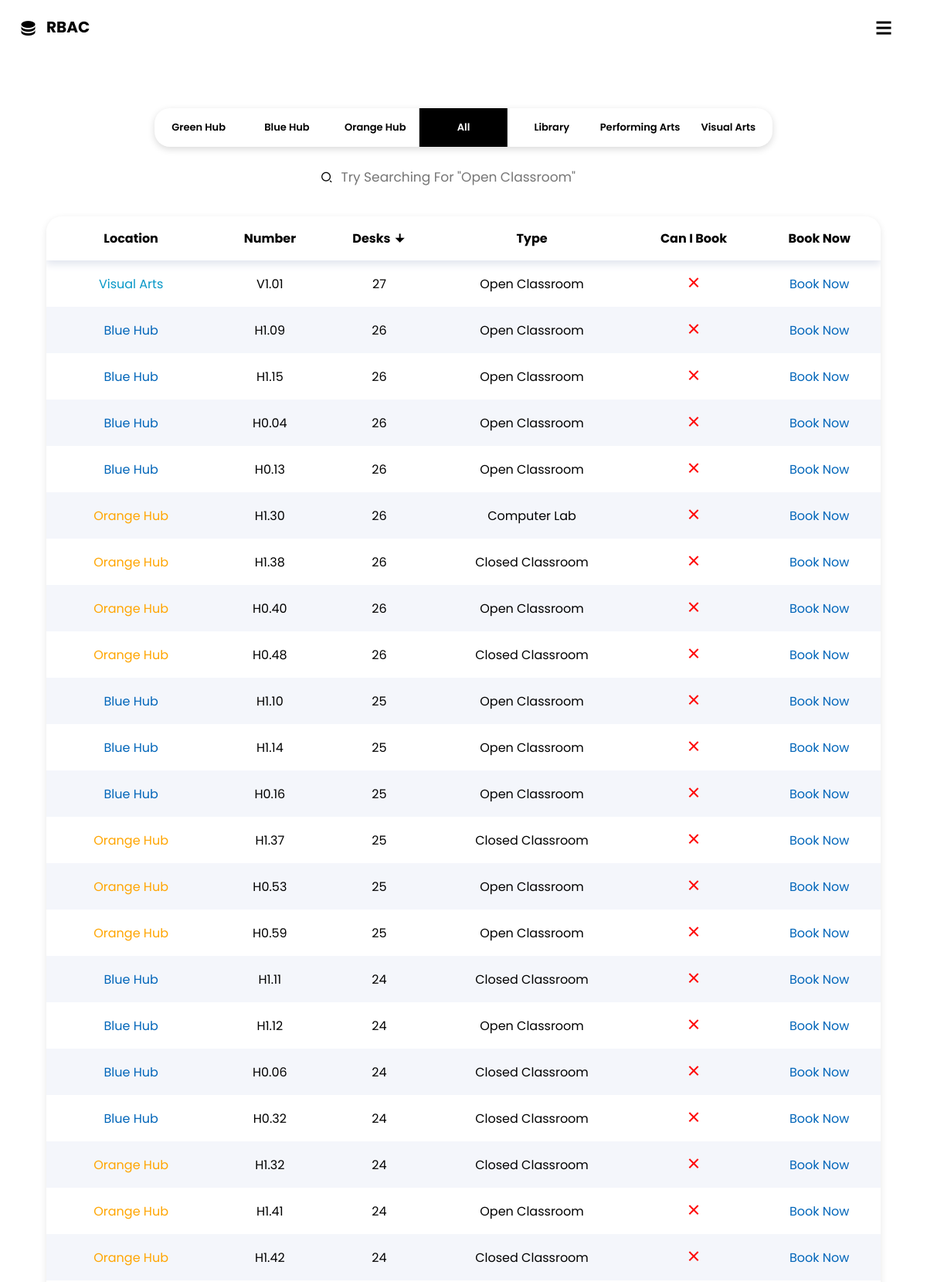
The app's page /booking?desksort=desc&location= (signed in, upper part) with its own data.
### app.py (models this page shows)
class rooms(db.Model):
    __tablename__ = 'rooms'
    __searchable__ = ['number','location','desks','type']
    number = db.Column(db.String, unique=True, primary_key=True)
    location = db.Column(db.String)
    desks = db.Column(db.Integer)
    type = db.Column(db.String)
    auth = db.Column(db.Integer)

### app.py (the view)
@app.route('/booking', methods=['GET','POST'])
@login_required
def booking():
    selectedloc = request.args.get('location')
    searchquery = request.args.get('query')
    desksort = request.args.get('desksort')
    if selectedloc is None:
        selectedloc = ''
    if selectedloc:
        room = rooms.query.filter_by(location=selectedloc)
    else:
        room = rooms.query
    if desksort == 'desc':
        room = room.order_by(rooms.desks.desc())
    else:
        room = room.order_by(rooms.desks)
    if searchquery:
        searchterms = searchquery.split()
        searchterms = [term for term in searchterms if term.lower() not in ['desk', 'desks']]
        searchquery = ' '.join(searchterms)
        room = rooms.query.msearch(searchquery, fields=['number','location','desks','type']).filter()
        flash(f'Search Query: {searchquery}' )
    room = room.all()
    return render_template('booking.html', room=room, selectedloc=selectedloc, desksort=desksort, searchquery=searchquery)

### app.py (called while the page is built)
@login_manager.user_loader
def load_user(user_id):
    return users.query.get(int(user_id))

### templates/booking.html (shortened to what this page needs)
<!DOCTYPE html>
<html>
<head>
    <link rel="stylesheet" type="text/css" href="{{ url_for('static', filename='style.css') }}">
    <link href="https://cdn.jsdelivr.net/npm/remixicon@4.1.0/fonts/remixicon.css" rel="stylesheet" />
    <link rel="stylesheet" href="https://cdn.jsdelivr.net/npm/swiper@11/swiper-bundle.min.css" />
</head>
<body>
    <div class="navcontainer">
        <nav>
            <div class="nav-logo" onclick="homeRedir()">
                <i class="ri-database-2-fill"></i>
                <h2 id="rbac">RBAC</h2>
            </div>
            <div class="nav-toggle" id="nav-toggle" onclick="showNav()">
                <i class="ri-menu-line"></i>
            </div>
        </nav>
    </div>
    <div class="home">
        <form class="locations" method="GET" action="/booking">
            <label for="green">
                Green Hub
            </label>
            <label for="blue">
                Blue Hub
            </label>
            <label for="orange">
                Orange Hub
            </label>
            <label for="all">
                All
            </label>
            <label for="library">
                Library
            </label>
            <label for="performing-arts">
                Performing Arts
            </label>
            <label for="visual-arts">
                Visual Arts
            </label>
        </form>
    </div>
    <div class="rooms">
        <section class="tablefilters">
            <div id="search-container">
                <form id="search-form" action="/booking" method="GET">
                    <i class="ri-search-2-line"></i>
                    <input id="searchbar" type="text" name="query" placeholder="Search..">
                </form>
            </div>
        </section>
        <div class="tablecontainter">
            <table>
                <thead>
                    <tr>
                        <th id="tableloc">Location</th>
                        <th>Number</th>
                        <th id="desksort">
                            <a
                                href="{{ url_for('booking', desksort='desc' if desksort != 'desc' else 'asc', location=selectedloc, query=searchquery) }}">
                                Desks
                                {% if desksort == 'desc' %}
                                <i class="ri-arrow-down-fill"></i>
                                {% else %}
                                <i class="ri-arrow-up-fill"></i>
                                {% endif %}
                            </a>
                        </th>
                        <th>Type</th>
                        <th>Can I Book</th>
                        <th id="tabletype">Book Now</th>
                    </tr>
                </thead>
                {% for rooms in room %}
                <tr>
                    <td>
                        {% if rooms.location == 'Blue Hub' %}
                        <p style="color: #0065b9;">Blue Hub</p>
                        {% elif rooms.location == 'Green Hub' %}
                        <p style="color: green;">Green Hub</p>
                        {% elif rooms.location == 'Orange Hub' %}
                        <p style="color: orange;">Orange Hub</p>
                        {% elif rooms.location == 'Library' %}
                        <p style="color: red;">Library</p>
                        {% elif rooms.location == 'Performing Arts' %}
                        <p style="color: rgb(170, 73, 170);">Performing Arts</p>
                        {% elif rooms.location == 'Visual Arts' %}
                        <p style="color: rgb(7, 151, 199);">Visual Arts</p>
                        {% endif %}
                    </td>
                    <td>{{ rooms.number }}</td>
                    <td>{{ rooms.desks }}</td>
                    <td>{{ rooms.type }}</td>
                    <td>
                        {% if current_user.role == 'Student' %}
                        {% if rooms.auth == 0 %}
                        <i class="ri-check-line"></i>
                        {% elif rooms.auth == 1 %}
                        <i class="ri-close-line"></i>
                        {% endif %}
                        {% else %}
                        <i class="ri-check-line"></i>
                        {% endif %}
                    </td>
                    <td id="bookbutton"><a href="{{ url_for('book_room', roomnum=rooms.number) }}">Book Now</a></td>
                </tr>
                {% endfor %}
            </table>
        </div>
    </div>
</body>
</html>

### static/style.css (style rules this page uses)
* { margin: 0; padding: 0; box-sizing: border-box; scroll-behavior: smooth; }
:root { --largest-font: 112px; --larger-font: 70px; --large-font: 34px; --text-large-font: 20px; --text-font: 16px; --text-color: #000; --hover-color: #fff; --dark-color: #000; --bg-color: #ffff; --nav-hover-color: #0065b9; --secondary-color: #0065b9; --search-bar-color: #ffff; }
body { font-family: Arial, sans-serif; background-color: var(--bg-color); }
.navcontainer { width: 100%; min-height: 10vh; display: flex; flex-direction: column; overflow: hidden; position: relative; }
.navcontainer nav { justify-content: center; padding-right: 0; position: fixed; z-index: 100; width: 100%; height: 80px; transition: all 0.5s; }
.nav-logo { position: absolute; left: 0px; top: 0; justify-content: center; align-items: center; text-align: center; display: flex; flex-direction: row; }
.nav-logo i { font-size: 1.5em; margin: 1em; color: var(--dark-color); }
.nav-logo h2 { font-family: "Poppins"; font-size: 20px; padding: 0px; margin: 20px; top: 0; cursor: pointer; left: 40px; color: var(--dark-color); position: absolute; }
.nav-toggle { display: inline-flex; visibility: visible; cursor: pointer; position: absolute; top: 0; right: 20px; margin: 1em; font-size: 1.5em; font-weight: 600; transition: all 0.5s; }
.home { width: 100%; display: flex; flex-direction: row; align-items: center; }
.rooms .dashbox, th, td { padding: 1rem; }
.locations { display: flex; max-width: 800px; width: 100%; position: relative; user-select: none; -webkit-tap-highlight-color: rgba(0, 0, 0, 0); position: relative; margin-top: 60px; margin-left: auto; margin-right: auto; font-size: 13px; font-weight: 600; font-family: "Poppins"; box-shadow: 0 3px 10px rgb(0 0 0 / 0.15); border-radius: 20px; }
.locations>input:checked+label { color: #fff; }
.locations>input:nth-of-type(4):checked~label:last-of-type:before { transform: translateX(calc(300% + 0px)); background-color: #000; }
.locations label { flex: 1; text-align: center; white-space: nowrap; overflow: hidden; text-overflow: ellipsis; cursor: pointer; }
.locations label:last-of-type:before { content: ""; display: block; max-width: calc(14.285714285% - 0px); margin: 0px; position: absolute; top: 0; right: 0; bottom: 0; left: 0; z-index: -1; transform: translateX(0); }
.locations label { padding: 15px 3px; transition: color 250ms cubic-bezier(0, 0.95, 0.38, 0.98); }
.locations label:before { background: var(--secondary-color); transition: all 250ms cubic-bezier(0, 0.95, 0.38, 0.98); }
.rooms { position: relative; padding-bottom: 50px; font-family: "Poppins"; }
.tablefilters { position: relative; }
.rooms table { text-align: center; margin-left: auto; margin-right: auto; width: 90%; margin-top: 70px; border-radius: 20px; border-collapse: collapse; overflow: hidden; box-shadow: 0 3px 10px rgb(0 0 0 / 0.1); transform: translateY(20px); }
.rooms table, th, td { padding: 1rem; }
.rooms table thead { box-shadow: 0 5px 10px #e1e5ee; }
.rooms table th { background-color: #fff; top: 0; left: 0; }
.rooms table tr:nth-child(even) { background-color: #f4f6fb; }
#tableloc { border-top-left-radius: 20px; }
#tabletype { border-top-right-radius: 20px; }
#desksort a { text-decoration: none; color: #000; }
#bookbutton a { text-decoration: none; color: var(--secondary-color); }
.rooms table thead i { color: var(--dark-color); cursor: pointer; }
.rooms table tr .ri-close-line { color: red; font-size: 1.5em; }
#search-container { position: absolute; user-select: none; top: -50px; left: 53%; transform: translateX(-50%); }
#searchbar { font-family: "Poppins"; width: 350px; transition: visibility 0.5s, width 0.5s; background: var(--search-bar-color); padding: 6px; border: none; outline: none; border-radius: 3px; font-size: 17px; }
.ri-search-2-line { visibility: visible; font-size: 1em; cursor: pointer; transition: 0.5s; }
.userbookings table, th, td { padding: 1rem; }

### records on screen
rooms: location "Visual Arts", number "V1.01", desks "27", type "Open Classroom", auth 1 (drawn)
rooms: location "Blue Hub", number "H1.09", desks "26", type "Open Classroom", auth 1 (drawn)
rooms: location "Blue Hub", number "H1.15", desks "26", type "Open Classroom", auth 1 (drawn)
rooms: location "Blue Hub", number "H0.04", desks "26", type "Open Classroom", auth 1 (drawn)
rooms: location "Blue Hub", number "H0.13", desks "26", type "Open Classroom", auth 1 (drawn)
rooms: location "Orange Hub", number "H1.30", desks "26", type "Computer Lab", auth 1 (drawn)
rooms: location "Orange Hub", number "H1.38", desks "26", type "Closed Classroom", auth 1 (drawn)
rooms: location "Orange Hub", number "H0.40", desks "26", type "Open Classroom", auth 1 (drawn)
rooms: location "Orange Hub", number "H0.48", desks "26", type "Closed Classroom", auth 1 (drawn)
rooms: location "Blue Hub", number "H1.10", desks "25", type "Open Classroom", auth 1 (drawn)
rooms: location "Blue Hub", number "H1.14", desks "25", type "Open Classroom", auth 1 (drawn)
rooms: location "Blue Hub", number "H0.16", desks "25", type "Open Classroom", auth 1 (drawn)
rooms: location "Orange Hub", number "H1.37", desks "25", type "Closed Classroom", auth 1 (drawn)
rooms: location "Orange Hub", number "H0.53", desks "25", type "Open Classroom", auth 1 (drawn)
rooms: location "Orange Hub", number "H0.59", desks "25", type "Open Classroom", auth 1 (drawn)
rooms: location "Blue Hub", number "H1.11", desks "24", type "Closed Classroom", auth 1 (drawn)
rooms: location "Blue Hub", number "H1.12", desks "24", type "Open Classroom", auth 1 (drawn)
rooms: location "Blue Hub", number "H0.06", desks "24", type "Closed Classroom", auth 1 (drawn)
rooms: location "Blue Hub", number "H0.32", desks "24", type "Closed Classroom", auth 1 (drawn)
rooms: location "Orange Hub", number "H1.32", desks "24", type "Closed Classroom", auth 1 (drawn)
rooms: location "Orange Hub", number "H1.41", desks "24", type "Open Classroom", auth 1 (drawn)
rooms: location "Orange Hub", number "H1.42", desks "24", type "Closed Classroom", auth 1 (drawn)
